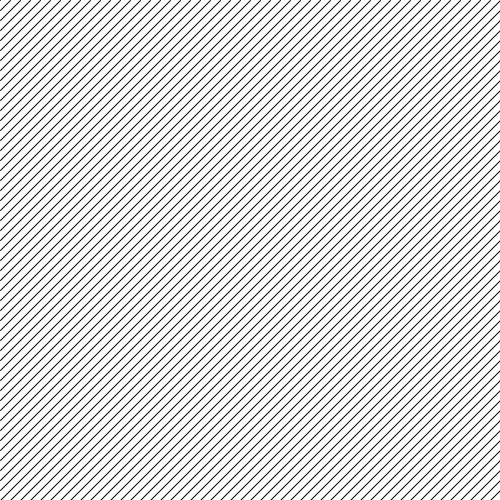
Frame 1 (no input)
Frame 60 (the mouse pressed at the canvas centre just before this capture): identical to frame 1, image omitted
Frame 120 (the mouse held since frame 60 and released just before this capture): identical to frame 1, image omitted

The Processing sketch that drew this single still picture (run headless with seeded random() and noise(); from frame 60 on, the mouse is pressed at the canvas centre):

// Processing sketch: gdp_06_a1
// ── gdp_06_a1.pde
void setup() {
  size(500, 500);
}
void draw() {
  background(255);
  for (int i = 0; i < 50; i++) {
    line(0, i * 10, i * 10, 0);
    line(i * 10, height, width, i * 10);
  }
}
